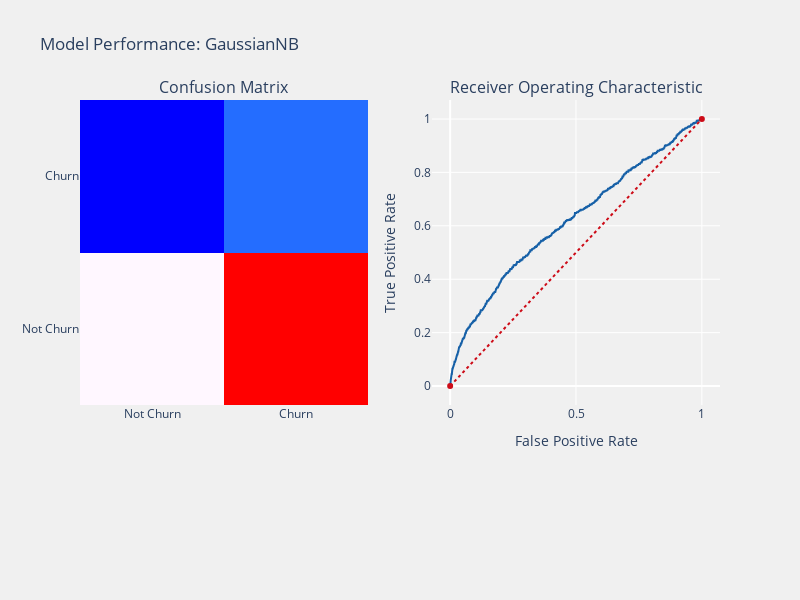

Notebook code cell kept with this figure:
### Markdown cell above
#### 3. Gaussian Naive Bayes.

### Code cell
from sklearn.naive_bayes import GaussianNB
gnb = GaussianNB(priors=None)

telecom_churn_prediction(gnb,X_train_pca,X_test_pca,y_train_pca,y_test_pca, threshold_plot=show_threshold)

### Figure 1 — Plotly figure (JSON) as saved in the notebook; plotly's stock layout.template omitted (floating-point values rounded to 4 significant figures; data arrays with more than 128 entries replaced by an {"elided": "..."} marker saying what was removed)
{"data": [{"colorscale": [[0, "rgb(0,0,255)"], [0.1, "rgb(51,153,255)"], [0.2, "rgb(102,204,255)"], [0.3, "rgb(153,204,255)"], [0.4, "rgb(204,204,255)"], [0.5, "rgb(255,255,255)"], [0.6, "rgb(255,204,255)"], [0.7, "rgb(255,153,255)"], [0.8, "rgb(255,102,204)"], [0.9, "rgb(255,102,102)"], [1, "rgb(255,0,0)"]], "name": "matrix", "showscale": false, "type": "heatmap", "x": ["Not Churn", "Churn"], "xaxis": "x", "y": ["Not Churn", "Churn"], "yaxis": "y", "z": [[2866, 5390], [180, 550]]}, {"line": {"color": "rgb(22, 96, 167)", "width": 2}, "name": "Roc : 0.5502830652012318", "type": "scatter", "x": {"elided": "1315 float values"}, "xaxis": "x2", "y": {"elided": "1315 float values"}, "yaxis": "y2"}, {"line": {"color": "rgb(205, 12, 24)", "dash": "dot", "width": 2}, "type": "scatter", "x": [0, 1], "xaxis": "x2", "y": [0, 1], "yaxis": "y2"}], "layout": {"annotations": [{"font": {"size": 16}, "showarrow": false, "text": "Confusion Matrix", "x": 0.225, "xanchor": "center", "xref": "paper", "y": 1, "yanchor": "bottom", "yref": "paper"}, {"font": {"size": 16}, "showarrow": false, "text": "Receiver Operating Characteristic", "x": 0.775, "xanchor": "center", "xref": "paper", "y": 1, "yanchor": "bottom", "yref": "paper"}], "autosize": false, "height": 600, "margin": {"b": 195}, "paper_bgcolor": "rgba(240,240,240, 0.95)", "plot_bgcolor": "rgba(240,240,240, 0.95)", "showlegend": false, "title": {"text": "Model Performance: GaussianNB"}, "width": 800, "xaxis": {"anchor": "y", "domain": [0, 0.45]}, "xaxis2": {"anchor": "y2", "domain": [0.55, 1], "title": {"text": "False Positive Rate"}}, "yaxis": {"anchor": "x", "domain": [0, 1]}, "yaxis2": {"anchor": "x2", "domain": [0, 1], "title": {"text": "True Positive Rate"}}}}
